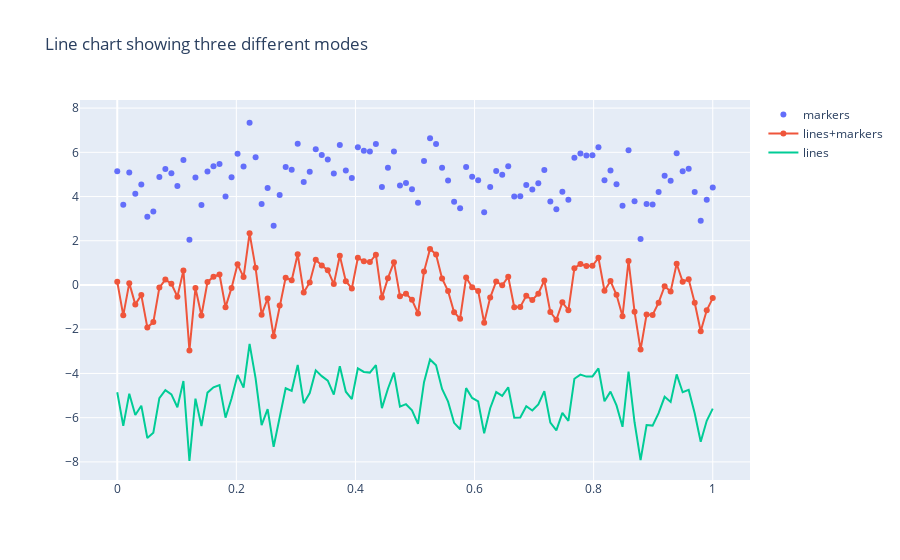

The notebook cell saved with this chart:
### Markdown cell above
# Line plot

### Code cell
# 1000 values from the interval <0,1>, equidistantly divided
x_values = np.linspace(0, 1, 100)

# 100 sample from a standard normal distribution
y_values = np.random.randn(100)   

# create traces
trace0 = go.Scatter(
    x = x_values,
    y = y_values+5,
    mode = 'markers',
    name = 'markers'
)
trace1 = go.Scatter(
    x = x_values,
    y = y_values,
    mode = 'lines+markers',
    name = 'lines+markers'
)
trace2 = go.Scatter(
    x = x_values,
    y = y_values-5,
    mode = 'lines',
    name = 'lines'
)

# create the data
data = [trace0, trace1, trace2]  # assign traces to data

# create the layout
layout = go.Layout(
    title = 'Line chart showing three different modes'
)

# crate the fig
fig = go.Figure(data=data,layout=layout)
fig.show()
